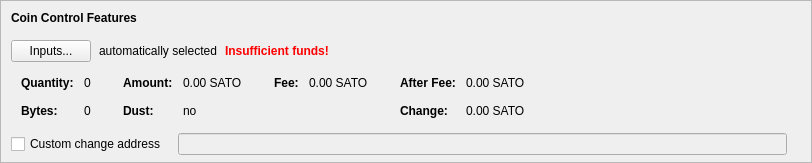
      <widget class="QFrame" name="frameCoinControl">
       <property name="sizePolicy">
        <sizepolicy hsizetype="Expanding" vsizetype="Fixed">
         <horstretch>0</horstretch>
         <verstretch>0</verstretch>
        </sizepolicy>
       </property>
       <property name="maximumSize">
        <size>
         <width>16777215</width>
         <height>16777215</height>
        </size>
       </property>
       <property name="frameShape">
        <enum>QFrame::StyledPanel</enum>
       </property>
       <property name="frameShadow">
        <enum>QFrame::Sunken</enum>
       </property>
       <layout class="QVBoxLayout" name="verticalLayoutCoinControl2">
        <property name="spacing">
         <number>0</number>
        </property>
        <property name="leftMargin">
         <number>0</number>
        </property>
        <property name="topMargin">
         <number>0</number>
        </property>
        <property name="rightMargin">
         <number>0</number>
        </property>
        <property name="bottomMargin">
         <number>6</number>
        </property>
        <item>
         <layout class="QVBoxLayout" name="verticalLayoutCoinControl" stretch="0,0,0,0,0">
          <property name="spacing">
           <number>0</number>
          </property>
          <property name="leftMargin">
           <number>10</number>
          </property>
          <property name="topMargin">
           <number>10</number>
          </property>
          <item>
           <layout class="QHBoxLayout" name="horizontalLayoutCoinControl1">
            <property name="bottomMargin">
             <number>15</number>
            </property>
            <item>
             <widget class="QLabel" name="labelCoinControlFeatures">
              <property name="sizePolicy">
               <sizepolicy hsizetype="Preferred" vsizetype="Maximum">
                <horstretch>0</horstretch>
                <verstretch>0</verstretch>
               </sizepolicy>
              </property>
              <property name="font">
               <font>
                <weight>75</weight>
                <bold>true</bold>
               </font>
              </property>
              <property name="styleSheet">
               <string notr="true">font-weight:bold;</string>
              </property>
              <property name="text">
               <string>Coin Control Features</string>
              </property>
             </widget>
            </item>
           </layout>
          </item>
          <item>
           <layout class="QHBoxLayout" name="horizontalLayoutCoinControl2" stretch="0,0,0,0">
            <property name="spacing">
             <number>8</number>
            </property>
            <property name="bottomMargin">
             <number>10</number>
            </property>
            <item>
             <widget class="QPushButton" name="pushButtonCoinControl">
              <property name="styleSheet">
               <string notr="true"/>
              </property>
              <property name="text">
               <string>Inputs...</string>
              </property>
              <property name="autoDefault">
               <bool>false</bool>
              </property>
             </widget>
            </item>
            <item>
             <widget class="QLabel" name="labelCoinControlAutomaticallySelected">
              <property name="text">
               <string>automatically selected</string>
              </property>
              <property name="margin">
               <number>5</number>
              </property>
             </widget>
            </item>
            <item>
             <widget class="QLabel" name="labelCoinControlInsuffFunds">
              <property name="font">
               <font>
                <weight>75</weight>
                <bold>true</bold>
               </font>
              </property>
              <property name="styleSheet">
               <string notr="true">color:red;font-weight:bold;</string>
              </property>
              <property name="text">
               <string>Insufficient funds!</string>
              </property>
              <property name="margin">
               <number>5</number>
              </property>
             </widget>
            </item>
            <item>
             <spacer name="horizontalSpacerCoinControl">
              <property name="orientation">
               <enum>Qt::Horizontal</enum>
              </property>
              <property name="sizeHint" stdset="0">
               <size>
                <width>40</width>
                <height>1</height>
               </size>
              </property>
             </spacer>
            </item>
           </layout>
          </item>
          <item>
           <widget class="QWidget" name="widgetCoinControl" native="true">
            <property name="sizePolicy">
             <sizepolicy hsizetype="Preferred" vsizetype="Preferred">
              <horstretch>0</horstretch>
              <verstretch>0</verstretch>
             </sizepolicy>
            </property>
            <property name="minimumSize">
             <size>
              <width>0</width>
              <height>0</height>
             </size>
            </property>
            <property name="styleSheet">
             <string notr="true"/>
            </property>
            <layout class="QHBoxLayout" name="horizontalLayoutCoinControl5">
             <property name="leftMargin">
              <number>0</number>
             </property>
             <property name="topMargin">
              <number>0</number>
             </property>
             <property name="rightMargin">
              <number>0</number>
             </property>
             <property name="bottomMargin">
              <number>0</number>
             </property>
             <item>
              <layout class="QHBoxLayout" name="horizontalLayoutCoinControl3" stretch="0,0,0,1">
               <property name="spacing">
                <number>20</number>
               </property>
               <property name="topMargin">
                <number>0</number>
               </property>
               <property name="bottomMargin">
                <number>10</number>
               </property>
               <item>
                <layout class="QFormLayout" name="formLayoutCoinControl1">
                 <property name="horizontalSpacing">
                  <number>10</number>
                 </property>
                 <property name="verticalSpacing">
                  <number>14</number>
                 </property>
                 <property name="leftMargin">
                  <number>10</number>
                 </property>
                 <property name="topMargin">
                  <number>4</number>
                 </property>
                 <property name="rightMargin">
                  <number>6</number>
                 </property>
                 <item row="0" column="0">
                  <widget class="QLabel" name="labelCoinControlQuantityText">
                   <property name="font">
                    <font>
                     <weight>75</weight>
                     <bold>true</bold>
                    </font>
                   </property>
                   <property name="text">
                    <string>Quantity:</string>
                   </property>
                   <property name="margin">
                    <number>0</number>
                   </property>
                  </widget>
                 </item>
                 <item row="0" column="1">
                  <widget class="QLabel" name="labelCoinControlQuantity">
                   <property name="cursor">
                    <cursorShape>IBeamCursor</cursorShape>
                   </property>
                   <property name="contextMenuPolicy">
                    <enum>Qt::ActionsContextMenu</enum>
                   </property>
                   <property name="text">
                    <string notr="true">0</string>
                   </property>
                   <property name="margin">
                    <number>0</number>
                   </property>
                   <property name="textInteractionFlags">
                    <set>Qt::LinksAccessibleByMouse|Qt::TextSelectableByKeyboard|Qt::TextSelectableByMouse</set>
                   </property>
                  </widget>
                 </item>
                 <item row="1" column="0">
                  <widget class="QLabel" name="labelCoinControlBytesText">
                   <property name="font">
                    <font>
                     <weight>75</weight>
                     <bold>true</bold>
                    </font>
                   </property>
                   <property name="text">
                    <string>Bytes:</string>
                   </property>
                  </widget>
                 </item>
                 <item row="1" column="1">
                  <widget class="QLabel" name="labelCoinControlBytes">
                   <property name="cursor">
                    <cursorShape>IBeamCursor</cursorShape>
                   </property>
                   <property name="contextMenuPolicy">
                    <enum>Qt::ActionsContextMenu</enum>
                   </property>
                   <property name="text">
                    <string notr="true">0</string>
                   </property>
                   <property name="textInteractionFlags">
                    <set>Qt::LinksAccessibleByMouse|Qt::TextSelectableByKeyboard|Qt::TextSelectableByMouse</set>
                   </property>
                  </widget>
                 </item>
                </layout>
               </item>
               <item>
                <layout class="QFormLayout" name="formLayoutCoinControl2">
                 <property name="horizontalSpacing">
                  <number>10</number>
                 </property>
                 <property name="verticalSpacing">
                  <number>14</number>
                 </property>
                 <property name="leftMargin">
                  <number>6</number>
                 </property>
                 <property name="topMargin">
                  <number>4</number>
                 </property>
                 <property name="rightMargin">
                  <number>6</number>
                 </property>
                 <item row="0" column="0">
                  <widget class="QLabel" name="labelCoinControlAmountText">
                   <property name="font">
                    <font>
                     <weight>75</weight>
                     <bold>true</bold>
                    </font>
                   </property>
                   <property name="text">
                    <string>Amount:</string>
                   </property>
                   <property name="margin">
                    <number>0</number>
                   </property>
                  </widget>
                 </item>
                 <item row="0" column="1">
                  <widget class="QLabel" name="labelCoinControlAmount">
                   <property name="cursor">
                    <cursorShape>IBeamCursor</cursorShape>
                   </property>
                   <property name="contextMenuPolicy">
                    <enum>Qt::ActionsContextMenu</enum>
                   </property>
                   <property name="text">
                    <string notr="true">0.00 SATO</string>
                   </property>
                   <property name="textInteractionFlags">
                    <set>Qt::LinksAccessibleByMouse|Qt::TextSelectableByKeyboard|Qt::TextSelectableByMouse</set>
                   </property>
                  </widget>
                 </item>
                 <item row="1" column="0">
                  <widget class="QLabel" name="labelCoinControlLowOutputText">
                   <property name="font">
                    <font>
                     <weight>75</weight>
                     <bold>true</bold>
                    </font>
                   </property>
                   <property name="text">
                    <string>Dust:</string>
                   </property>
                  </widget>
                 </item>
                 <item row="1" column="1">
                  <widget class="QLabel" name="labelCoinControlLowOutput">
                   <property name="cursor">
                    <cursorShape>IBeamCursor</cursorShape>
                   </property>
                   <property name="contextMenuPolicy">
                    <enum>Qt::ActionsContextMenu</enum>
                   </property>
                   <property name="text">
                    <string notr="true">no</string>
                   </property>
                   <property name="textInteractionFlags">
                    <set>Qt::LinksAccessibleByMouse|Qt::TextSelectableByKeyboard|Qt::TextSelectableByMouse</set>
                   </property>
                  </widget>
                 </item>
                </layout>
               </item>
               <item>
                <layout class="QFormLayout" name="formLayoutCoinControl3">
                 <property name="horizontalSpacing">
                  <number>10</number>
                 </property>
                 <property name="verticalSpacing">
                  <number>14</number>
                 </property>
                 <property name="leftMargin">
                  <number>6</number>
                 </property>
                 <property name="topMargin">
                  <number>4</number>
                 </property>
                 <property name="rightMargin">
                  <number>6</number>
                 </property>
                 <item row="0" column="0">
                  <widget class="QLabel" name="labelCoinControlFeeText">
                   <property name="font">
                    <font>
                     <weight>75</weight>
                     <bold>true</bold>
                    </font>
                   </property>
                   <property name="text">
                    <string>Fee:</string>
                   </property>
                   <property name="margin">
                    <number>0</number>
                   </property>
                  </widget>
                 </item>
                 <item row="0" column="1">
                  <widget class="QLabel" name="labelCoinControlFee">
                   <property name="cursor">
                    <cursorShape>IBeamCursor</cursorShape>
                   </property>
                   <property name="contextMenuPolicy">
                    <enum>Qt::ActionsContextMenu</enum>
                   </property>
                   <property name="text">
                    <string notr="true">0.00 SATO</string>
                   </property>
                   <property name="textInteractionFlags">
                    <set>Qt::LinksAccessibleByMouse|Qt::TextSelectableByKeyboard|Qt::TextSelectableByMouse</set>
                   </property>
                  </widget>
                 </item>
                </layout>
               </item>
               <item>
                <layout class="QFormLayout" name="formLayoutCoinControl4">
                 <property name="horizontalSpacing">
                  <number>10</number>
                 </property>
                 <property name="verticalSpacing">
                  <number>14</number>
                 </property>
                 <property name="leftMargin">
                  <number>6</number>
                 </property>
                 <property name="topMargin">
                  <number>4</number>
                 </property>
                 <property name="rightMargin">
                  <number>6</number>
                 </property>
                 <item row="0" column="0">
                  <widget class="QLabel" name="labelCoinControlAfterFeeText">
                   <property name="font">
                    <font>
                     <weight>75</weight>
                     <bold>true</bold>
                    </font>
                   </property>
                   <property name="text">
                    <string>After Fee:</string>
                   </property>
                   <property name="margin">
                    <number>0</number>
                   </property>
                  </widget>
                 </item>
                 <item row="0" column="1">
                  <widget class="QLabel" name="labelCoinControlAfterFee">
                   <property name="cursor">
                    <cursorShape>IBeamCursor</cursorShape>
                   </property>
                   <property name="contextMenuPolicy">
                    <enum>Qt::ActionsContextMenu</enum>
                   </property>
                   <property name="text">
                    <string notr="true">0.00 SATO</string>
                   </property>
                   <property name="textInteractionFlags">
                    <set>Qt::LinksAccessibleByMouse|Qt::TextSelectableByKeyboard|Qt::TextSelectableByMouse</set>
                   </property>
                  </widget>
                 </item>
                 <item row="1" column="0">
                  <widget class="QLabel" name="labelCoinControlChangeText">
                   <property name="font">
                    <font>
                     <weight>75</weight>
                     <bold>true</bold>
                    </font>
                   </property>
                   <property name="text">
                    <string>Change:</string>
                   </property>
                  </widget>
                 </item>
                 <item row="1" column="1">
                  <widget class="QLabel" name="labelCoinControlChange">
                   <property name="cursor">
                    <cursorShape>IBeamCursor</cursorShape>
                   </property>
                   <property name="contextMenuPolicy">
                    <enum>Qt::ActionsContextMenu</enum>
                   </property>
                   <property name="text">
                    <string notr="true">0.00 SATO</string>
                   </property>
                   <property name="textInteractionFlags">
                    <set>Qt::LinksAccessibleByMouse|Qt::TextSelectableByKeyboard|Qt::TextSelectableByMouse</set>
                   </property>
                  </widget>
                 </item>
                </layout>
               </item>
              </layout>
             </item>
            </layout>
           </widget>
          </item>
          <item>
           <layout class="QHBoxLayout" name="horizontalLayoutCoinControl4" stretch="0,0,0">
            <property name="spacing">
             <number>12</number>
            </property>
            <property name="sizeConstraint">
             <enum>QLayout::SetDefaultConstraint</enum>
            </property>
            <property name="topMargin">
             <number>5</number>
            </property>
            <property name="rightMargin">
             <number>5</number>
            </property>
            <item>
             <widget class="QCheckBox" name="checkBoxCoinControlChange">
              <property name="toolTip">
               <string>If this is activated, but the change address is empty or invalid, change will be sent to a newly generated address.</string>
              </property>
              <property name="text">
               <string>Custom change address</string>
              </property>
             </widget>
            </item>
            <item>
             <widget class="QValidatedLineEdit" name="lineEditCoinControlChange">
              <property name="enabled">
               <bool>false</bool>
              </property>
              <property name="sizePolicy">
               <sizepolicy hsizetype="Expanding" vsizetype="Fixed">
                <horstretch>0</horstretch>
                <verstretch>0</verstretch>
               </sizepolicy>
              </property>
             </widget>
            </item>
            <item>
             <widget class="QLabel" name="labelCoinControlChangeLabel">
              <property name="sizePolicy">
               <sizepolicy hsizetype="Preferred" vsizetype="Expanding">
                <horstretch>0</horstretch>
                <verstretch>0</verstretch>
               </sizepolicy>
              </property>
              <property name="minimumSize">
               <size>
                <width>0</width>
                <height>0</height>
               </size>
              </property>
              <property name="text">
               <string/>
              </property>
              <property name="margin">
               <number>3</number>
              </property>
             </widget>
            </item>
           </layout>
          </item>
          <item>
           <spacer name="verticalSpacerCoinControl">
            <property name="orientation">
             <enum>Qt::Vertical</enum>
            </property>
            <property name="sizeHint" stdset="0">
             <size>
              <width>800</width>
              <height>1</height>
             </size>
            </property>
           </spacer>
          </item>
         </layout>
        </item>
       </layout>
      </widget>
